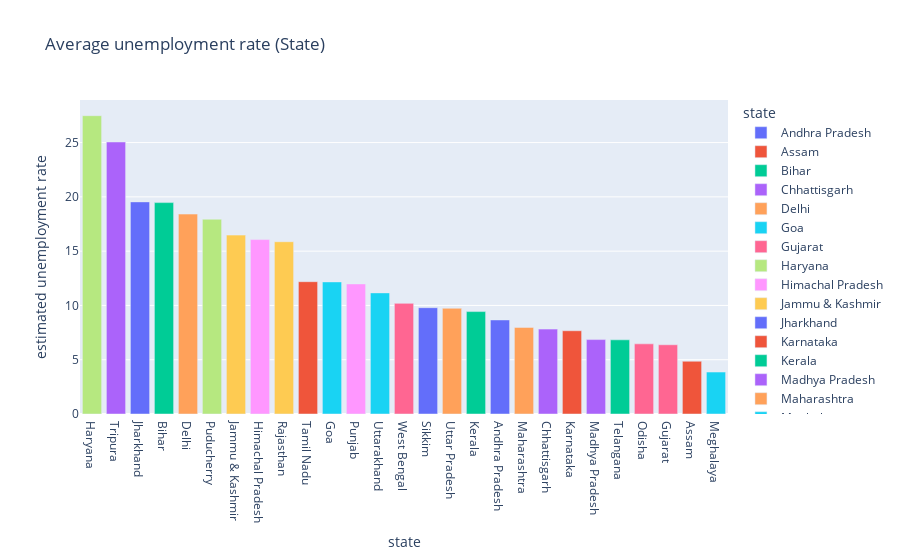

Source (notebook cell):
### Code cell
fig = px.bar(state,x='state',y='estimated unemployment rate',color='state',title='Average unemployment rate (State)')
fig.update_layout(xaxis={'categoryorder':'total descending'})
#fig.show()

### Figure 1 — Plotly figure (JSON) as saved in the notebook; plotly's stock layout.template omitted (floating-point values rounded to 4 significant figures)
{"data": [{"alignmentgroup": "True", "hovertemplate": "state=%{x}<br>estimated unemployment rate=%{y}<extra></extra>", "legendgroup": "Andhra Pradesh", "marker": {"color": "#636efa", "pattern": {"shape": ""}}, "name": "Andhra Pradesh", "offsetgroup": "Andhra Pradesh", "orientation": "v", "showlegend": true, "textposition": "auto", "type": "bar", "x": ["Andhra Pradesh"], "xaxis": "x", "y": [8.664], "yaxis": "y"}, {"alignmentgroup": "True", "hovertemplate": "state=%{x}<br>estimated unemployment rate=%{y}<extra></extra>", "legendgroup": "Assam", "marker": {"color": "#EF553B", "pattern": {"shape": ""}}, "name": "Assam", "offsetgroup": "Assam", "orientation": "v", "showlegend": true, "textposition": "auto", "type": "bar", "x": ["Assam"], "xaxis": "x", "y": [4.856], "yaxis": "y"}, {"alignmentgroup": "True", "hovertemplate": "state=%{x}<br>estimated unemployment rate=%{y}<extra></extra>", "legendgroup": "Bihar", "marker": {"color": "#00cc96", "pattern": {"shape": ""}}, "name": "Bihar", "offsetgroup": "Bihar", "orientation": "v", "showlegend": true, "textposition": "auto", "type": "bar", "x": ["Bihar"], "xaxis": "x", "y": [19.47], "yaxis": "y"}, {"alignmentgroup": "True", "hovertemplate": "state=%{x}<br>estimated unemployment rate=%{y}<extra></extra>", "legendgroup": "Chhattisgarh", "marker": {"color": "#ab63fa", "pattern": {"shape": ""}}, "name": "Chhattisgarh", "offsetgroup": "Chhattisgarh", "orientation": "v", "showlegend": true, "textposition": "auto", "type": "bar", "x": ["Chhattisgarh"], "xaxis": "x", "y": [7.819], "yaxis": "y"}, {"alignmentgroup": "True", "hovertemplate": "state=%{x}<br>estimated unemployment rate=%{y}<extra></extra>", "legendgroup": "Delhi", "marker": {"color": "#FFA15A", "pattern": {"shape": ""}}, "name": "Delhi", "offsetgroup": "Delhi", "orientation": "v", "showlegend": true, "textposition": "auto", "type": "bar", "x": ["Delhi"], "xaxis": "x", "y": [18.41], "yaxis": "y"}, {"alignmentgroup": "True", "hovertemplate": "state=%{x}<br>estimated unemployment rate=%{y}<extra></extra>", "legendgroup": "Goa", "marker": {"color": "#19d3f3", "pattern": {"shape": ""}}, "name": "Goa", "offsetgroup": "Goa", "orientation": "v", "showlegend": true, "textposition": "auto", "type": "bar", "x": ["Goa"], "xaxis": "x", "y": [12.17], "yaxis": "y"}, {"alignmentgroup": "True", "hovertemplate": "state=%{x}<br>estimated unemployment rate=%{y}<extra></extra>", "legendgroup": "Gujarat", "marker": {"color": "#FF6692", "pattern": {"shape": ""}}, "name": "Gujarat", "offsetgroup": "Gujarat", "orientation": "v", "showlegend": true, "textposition": "auto", "type": "bar", "x": ["Gujarat"], "xaxis": "x", "y": [6.376], "yaxis": "y"}, {"alignmentgroup": "True", "hovertemplate": "state=%{x}<br>estimated unemployment rate=%{y}<extra></extra>", "legendgroup": "Haryana", "marker": {"color": "#B6E880", "pattern": {"shape": ""}}, "name": "Haryana", "offsetgroup": "Haryana", "orientation": "v", "showlegend": true, "textposition": "auto", "type": "bar", "x": ["Haryana"], "xaxis": "x", "y": [27.48], "yaxis": "y"}, {"alignmentgroup": "True", "hovertemplate": "state=%{x}<br>estimated unemployment rate=%{y}<extra></extra>", "legendgroup": "Himachal Pradesh", "marker": {"color": "#FF97FF", "pattern": {"shape": ""}}, "name": "Himachal Pradesh", "offsetgroup": "Himachal Pradesh", "orientation": "v", "showlegend": true, "textposition": "auto", "type": "bar", "x": ["Himachal Pradesh"], "xaxis": "x", "y": [16.07], "yaxis": "y"}, {"alignmentgroup": "True", "hovertemplate": "state=%{x}<br>estimated unemployment rate=%{y}<extra></extra>", "legendgroup": "Jammu & Kashmir", "marker": {"color": "#FECB52", "pattern": {"shape": ""}}, "name": "Jammu & Kashmir", "offsetgroup": "Jammu & Kashmir", "orientation": "v", "showlegend": true, "textposition": "auto", "type": "bar", "x": ["Jammu & Kashmir"], "xaxis": "x", "y": [16.48], "yaxis": "y"}, {"alignmentgroup": "True", "hovertemplate": "state=%{x}<br>estimated unemployment rate=%{y}<extra></extra>", "legendgroup": "Jharkhand", "marker": {"color": "#636efa", "pattern": {"shape": ""}}, "name": "Jharkhand", "offsetgroup": "Jharkhand", "orientation": "v", "showlegend": true, "textposition": "auto", "type": "bar", "x": ["Jharkhand"], "xaxis": "x", "y": [19.54], "yaxis": "y"}, {"alignmentgroup": "True", "hovertemplate": "state=%{x}<br>estimated unemployment rate=%{y}<extra></extra>", "legendgroup": "Karnataka", "marker": {"color": "#EF553B", "pattern": {"shape": ""}}, "name": "Karnataka", "offsetgroup": "Karnataka", "orientation": "v", "showlegend": true, "textposition": "auto", "type": "bar", "x": ["Karnataka"], "xaxis": "x", "y": [7.668], "yaxis": "y"}, {"alignmentgroup": "True", "hovertemplate": "state=%{x}<br>estimated unemployment rate=%{y}<extra></extra>", "legendgroup": "Kerala", "marker": {"color": "#00cc96", "pattern": {"shape": ""}}, "name": "Kerala", "offsetgroup": "Kerala", "orientation": "v", "showlegend": true, "textposition": "auto", "type": "bar", "x": ["Kerala"], "xaxis": "x", "y": [9.434], "yaxis": "y"}, {"alignmentgroup": "True", "hovertemplate": "state=%{x}<br>estimated unemployment rate=%{y}<extra></extra>", "legendgroup": "Madhya Pradesh", "marker": {"color": "#ab63fa", "pattern": {"shape": ""}}, "name": "Madhya Pradesh", "offsetgroup": "Madhya Pradesh", "orientation": "v", "showlegend": true, "textposition": "auto", "type": "bar", "x": ["Madhya Pradesh"], "xaxis": "x", "y": [6.854], "yaxis": "y"}, {"alignmentgroup": "True", "hovertemplate": "state=%{x}<br>estimated unemployment rate=%{y}<extra></extra>", "legendgroup": "Maharashtra", "marker": {"color": "#FFA15A", "pattern": {"shape": ""}}, "name": "Maharashtra", "offsetgroup": "Maharashtra", "orientation": "v", "showlegend": true, "textposition": "auto", "type": "bar", "x": ["Maharashtra"], "xaxis": "x", "y": [7.979], "yaxis": "y"}, {"alignmentgroup": "True", "hovertemplate": "state=%{x}<br>estimated unemployment rate=%{y}<extra></extra>", "legendgroup": "Meghalaya", "marker": {"color": "#19d3f3", "pattern": {"shape": ""}}, "name": "Meghalaya", "offsetgroup": "Meghalaya", "orientation": "v", "showlegend": true, "textposition": "auto", "type": "bar", "x": ["Meghalaya"], "xaxis": "x", "y": [3.866], "yaxis": "y"}, {"alignmentgroup": "True", "hovertemplate": "state=%{x}<br>estimated unemployment rate=%{y}<extra></extra>", "legendgroup": "Odisha", "marker": {"color": "#FF6692", "pattern": {"shape": ""}}, "name": "Odisha", "offsetgroup": "Odisha", "orientation": "v", "showlegend": true, "textposition": "auto", "type": "bar", "x": ["Odisha"], "xaxis": "x", "y": [6.462], "yaxis": "y"}, {"alignmentgroup": "True", "hovertemplate": "state=%{x}<br>estimated unemployment rate=%{y}<extra></extra>", "legendgroup": "Puducherry", "marker": {"color": "#B6E880", "pattern": {"shape": ""}}, "name": "Puducherry", "offsetgroup": "Puducherry", "orientation": "v", "showlegend": true, "textposition": "auto", "type": "bar", "x": ["Puducherry"], "xaxis": "x", "y": [17.94], "yaxis": "y"}, {"alignmentgroup": "True", "hovertemplate": "state=%{x}<br>estimated unemployment rate=%{y}<extra></extra>", "legendgroup": "Punjab", "marker": {"color": "#FF97FF", "pattern": {"shape": ""}}, "name": "Punjab", "offsetgroup": "Punjab", "orientation": "v", "showlegend": true, "textposition": "auto", "type": "bar", "x": ["Punjab"], "xaxis": "x", "y": [11.98], "yaxis": "y"}, {"alignmentgroup": "True", "hovertemplate": "state=%{x}<br>estimated unemployment rate=%{y}<extra></extra>", "legendgroup": "Rajasthan", "marker": {"color": "#FECB52", "pattern": {"shape": ""}}, "name": "Rajasthan", "offsetgroup": "Rajasthan", "orientation": "v", "showlegend": true, "textposition": "auto", "type": "bar", "x": ["Rajasthan"], "xaxis": "x", "y": [15.87], "yaxis": "y"}, {"alignmentgroup": "True", "hovertemplate": "state=%{x}<br>estimated unemployment rate=%{y}<extra></extra>", "legendgroup": "Sikkim", "marker": {"color": "#636efa", "pattern": {"shape": ""}}, "name": "Sikkim", "offsetgroup": "Sikkim", "orientation": "v", "showlegend": true, "textposition": "auto", "type": "bar", "x": ["Sikkim"], "xaxis": "x", "y": [9.793], "yaxis": "y"}, {"alignmentgroup": "True", "hovertemplate": "state=%{x}<br>estimated unemployment rate=%{y}<extra></extra>", "legendgroup": "Tamil Nadu", "marker": {"color": "#EF553B", "pattern": {"shape": ""}}, "name": "Tamil Nadu", "offsetgroup": "Tamil Nadu", "orientation": "v", "showlegend": true, "textposition": "auto", "type": "bar", "x": ["Tamil Nadu"], "xaxis": "x", "y": [12.19], "yaxis": "y"}, {"alignmentgroup": "True", "hovertemplate": "state=%{x}<br>estimated unemployment rate=%{y}<extra></extra>", "legendgroup": "Telangana", "marker": {"color": "#00cc96", "pattern": {"shape": ""}}, "name": "Telangana", "offsetgroup": "Telangana", "orientation": "v", "showlegend": true, "textposition": "auto", "type": "bar", "x": ["Telangana"], "xaxis": "x", "y": [6.833], "yaxis": "y"}, {"alignmentgroup": "True", "hovertemplate": "state=%{x}<br>estimated unemployment rate=%{y}<extra></extra>", "legendgroup": "Tripura", "marker": {"color": "#ab63fa", "pattern": {"shape": ""}}, "name": "Tripura", "offsetgroup": "Tripura", "orientation": "v", "showlegend": true, "textposition": "auto", "type": "bar", "x": ["Tripura"], "xaxis": "x", "y": [25.05], "yaxis": "y"}, {"alignmentgroup": "True", "hovertemplate": "state=%{x}<br>estimated unemployment rate=%{y}<extra></extra>", "legendgroup": "Uttar Pradesh", "marker": {"color": "#FFA15A", "pattern": {"shape": ""}}, "name": "Uttar Pradesh", "offsetgroup": "Uttar Pradesh", "orientation": "v", "showlegend": true, "textposition": "auto", "type": "bar", "x": ["Uttar Pradesh"], "xaxis": "x", "y": [9.737], "yaxis": "y"}, {"alignmentgroup": "True", "hovertemplate": "state=%{x}<br>estimated unemployment rate=%{y}<extra></extra>", "legendgroup": "Uttarakhand", "marker": {"color": "#19d3f3", "pattern": {"shape": ""}}, "name": "Uttarakhand", "offsetgroup": "Uttarakhand", "orientation": "v", "showlegend": true, "textposition": "auto", "type": "bar", "x": ["Uttarakhand"], "xaxis": "x", "y": [11.16], "yaxis": "y"}, {"alignmentgroup": "True", "hovertemplate": "state=%{x}<br>estimated unemployment rate=%{y}<extra></extra>", "legendgroup": "West Bengal", "marker": {"color": "#FF6692", "pattern": {"shape": ""}}, "name": "West Bengal", "offsetgroup": "West Bengal", "orientation": "v", "showlegend": true, "textposition": "auto", "type": "bar", "x": ["West Bengal"], "xaxis": "x", "y": [10.19], "yaxis": "y"}], "layout": {"barmode": "relative", "legend": {"title": {"text": "state"}, "tracegroupgap": 0}, "title": {"text": "Average unemployment rate (State)"}, "xaxis": {"anchor": "y", "categoryarray": ["Andhra Pradesh", "Assam", "Bihar", "Chhattisgarh", "Delhi", "Goa", "Gujarat", "Haryana", "Himachal Pradesh", "Jammu & Kashmir", "Jharkhand", "Karnataka", "Kerala", "Madhya Pradesh", "Maharashtra", "Meghalaya", "Odisha", "Puducherry", "Punjab", "Rajasthan", "Sikkim", "Tamil Nadu", "Telangana", "Tripura", "Uttar Pradesh", "Uttarakhand", "West Bengal"], "categoryorder": "total descending", "domain": [0, 1], "title": {"text": "state"}}, "yaxis": {"anchor": "x", "domain": [0, 1], "title": {"text": "estimated unemployment rate"}}}}
